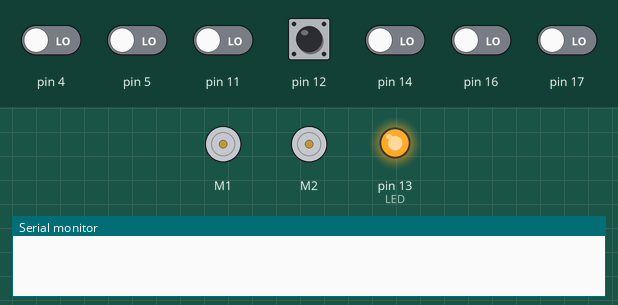
The sketch below on a simulated Arduino Uno, built with avr-gcc and run on an emulated ATmega328P. On the bench: 2 × DC motor (green arrow = forward, orange = backward, longer = faster), output pins drawn as LEDs (lit = HIGH), the last lines printed to the serial monitor. Inputs (shaded band) come from the test bench; at power-on: pin 12 HIGH, pin 4, pin 5, pin 11, pin 14, pin 16, pin 17 LOW. Random numbers use the default seed unless the sketch sets one.

Above: at 0.8 s.
0.9 s: pin 12 pulled LOW for 0.15 s
At 1.7 s:
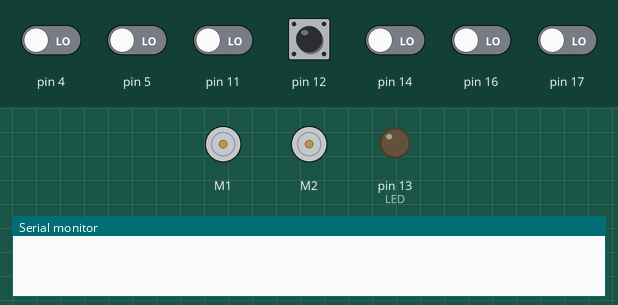
At 2.25 s:
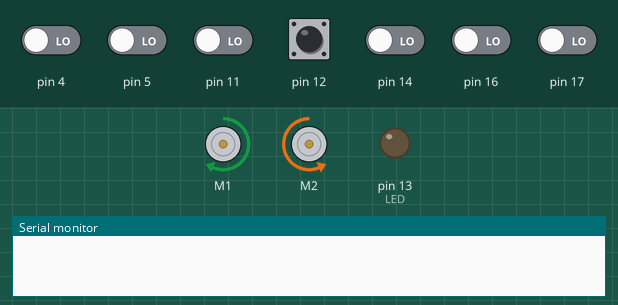
3.9 s: pin 4 driven HIGH
6.9 s: pin 5 driven HIGH
9.9 s: pin 12 pulled LOW for 1 s
At 12.1 s:
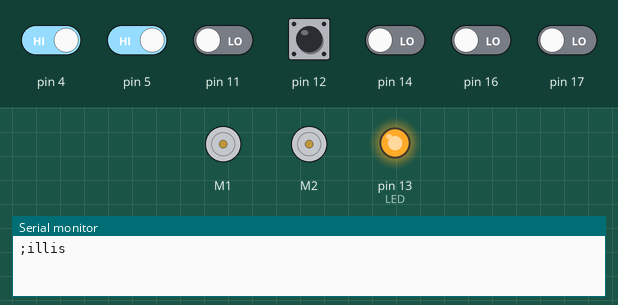
Timing chart, 0 to 13.4 s (numbered marks = the images above; inputs shaded):
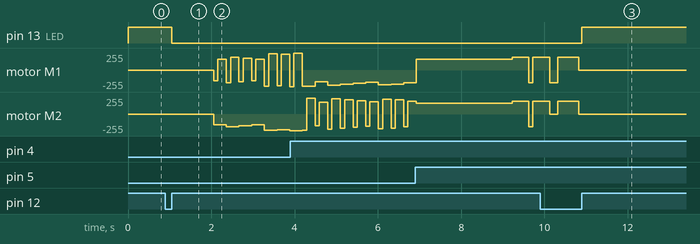

Measured:
- after the input at 9.9 s, pin 13 (LED): LOW → HIGH after 1.0 s

The sketch:

BorderDetect.ino
```cpp
#include <Wire.h>
#include <ZumoShield.h>

#define LED 13

// this might need to be tuned for different lighting conditions, surfaces, etc.
#define QTR_THRESHOLD  1500 // microseconds

// these might need to be tuned for different motor types
#define REVERSE_SPEED     200 // 0 is stopped, 400 is full speed
#define TURN_SPEED        200
#define FORWARD_SPEED     250
#define REVERSE_DURATION  200 // ms
#define TURN_DURATION     100 // ms
#define MAX_SPEED     300 // ms

ZumoBuzzer buzzer;
ZumoMotors motors;
Pushbutton button(ZUMO_BUTTON); // pushbutton on pin 12

#define NUM_SENSORS 6
unsigned int sensor_values[NUM_SENSORS];

ZumoReflectanceSensorArray sensors(QTR_NO_EMITTER_PIN);

void waitForButtonAndCountDown()
{
  digitalWrite(LED, HIGH);
  button.waitForButton();
  digitalWrite(LED, LOW);
  delay(1000);

  // play audible countdown

}

void setup()
{
  // uncomment if necessary to correct motor directions
  //motors.flipLeftMotor(true);
  //motors.flipRightMotor(true);

  pinMode(LED, HIGH);

  waitForButtonAndCountDown();
  Serial.begin(9600);
}

// Generally, you should use "unsigned long" for variables that hold time
// The value will quickly become too large for an int to store
unsigned long previousMillis = 0;        // will store last time LED was updated

// constants won't change:
const long interval = 2500;

void loop()
{

  int randomSpeed= random(250,400);

  if (button.isPressed())
  {
    // if button is pressed, stop and wait for another press to go again
    motors.setSpeeds(0, 0);
    button.waitForRelease();
    waitForButtonAndCountDown();
  }


  sensors.read(sensor_values);


unsigned long currentMillis= millis();

    if(sensor_values[0] < QTR_THRESHOLD)
    {

      motors.setSpeeds(-randomSpeed, -randomSpeed); //TURN: EACH MOVE IN DIFFERENT DIREC WITH 200 FOR 300 MS
      delay(100);
      motors.setSpeeds(randomSpeed, -randomSpeed); //TURN: EACH MOVE IN DIFFERENT DIREC WITH 200 FOR 300 MS
      delay(200);


      motors.setSpeeds(FORWARD_SPEED, FORWARD_SPEED); // go forward with 200 ms


      previousMillis=currentMillis;


    }


  else if (sensor_values[5] < QTR_THRESHOLD)
  {

    motors.setSpeeds(-randomSpeed, -randomSpeed); //TURN: EACH MOVE IN DIFFERENT DIREC WITH 200 FOR 300 MS
    delay(100);
    motors.setSpeeds(-randomSpeed, randomSpeed);
    delay(200);

    motors.setSpeeds(FORWARD_SPEED, FORWARD_SPEED); // go forward with 200 ms

        previousMillis=currentMillis;
      }

//    Serial.println("Right most corner" );
//    Serial.println();
//    Serial.println(sensor_values[5]);

  else
  {
    // otherwise, go straight
    motors.setSpeeds(FORWARD_SPEED, FORWARD_SPEED);
//    delay(200);
//    Serial.println("Forward values" );
//    Serial.println();
//    Serial.println(sensor_values[1,2,3,4]);


    if(currentMillis - previousMillis >= 2600){
        previousMillis=currentMillis;

        Serial.println(";illis");
        Serial.println("currentMillies is "+currentMillis);
        Serial.println("previous is "+currentMillis);


        motors.setSpeeds(MAX_SPEED, MAX_SPEED);
        delay(400);
        motors.setSpeeds(-MAX_SPEED, -MAX_SPEED);
        delay(100);
        if(sensor_values[0] > QTR_THRESHOLD or sensor_values[5] > QTR_THRESHOLD){
          motors.setSpeeds(MAX_SPEED, MAX_SPEED);
          delay(400);
          }

        if(sensor_values[0] > QTR_THRESHOLD or sensor_values[5] > QTR_THRESHOLD){
            motors.setSpeeds(-MAX_SPEED, 0);
            delay(200);
            motors.setSpeeds(MAX_SPEED, MAX_SPEED);
            delay(500);
        }
      }
  }


}
```
